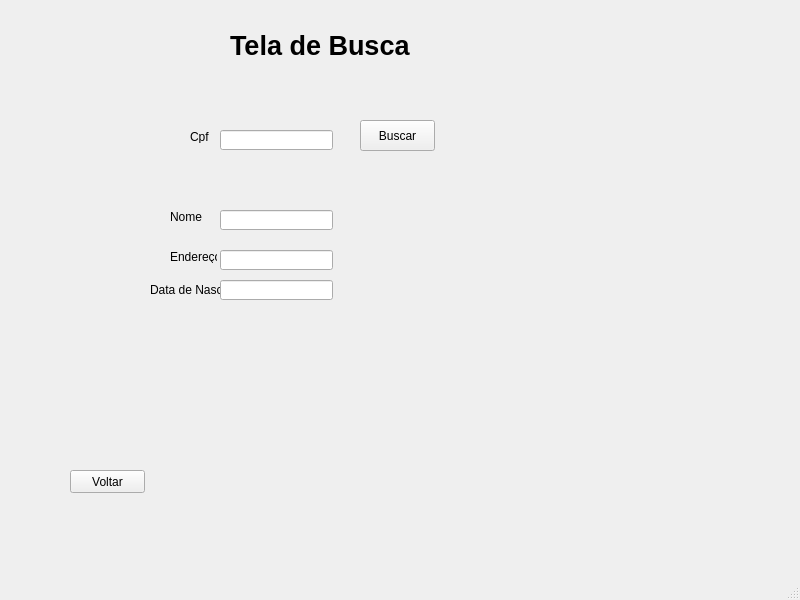
<?xml version="1.0" encoding="UTF-8"?>
<ui version="4.0">
 <class>MainWindow</class>
 <widget class="QMainWindow" name="MainWindow">
  <property name="geometry">
   <rect>
    <x>0</x>
    <y>0</y>
    <width>800</width>
    <height>600</height>
   </rect>
  </property>
  <property name="windowTitle">
   <string>MainWindow</string>
  </property>
  <widget class="QWidget" name="centralwidget">
   <widget class="QLabel" name="label">
    <property name="geometry">
     <rect>
      <x>190</x>
      <y>130</y>
      <width>47</width>
      <height>13</height>
     </rect>
    </property>
    <property name="text">
     <string>Cpf</string>
    </property>
   </widget>
   <widget class="QPushButton" name="pushButton">
    <property name="geometry">
     <rect>
      <x>360</x>
      <y>120</y>
      <width>75</width>
      <height>31</height>
     </rect>
    </property>
    <property name="text">
     <string>Buscar</string>
    </property>
   </widget>
   <widget class="QLabel" name="label_2">
    <property name="geometry">
     <rect>
      <x>170</x>
      <y>210</y>
      <width>47</width>
      <height>13</height>
     </rect>
    </property>
    <property name="text">
     <string>Nome</string>
    </property>
   </widget>
   <widget class="QLabel" name="label_3">
    <property name="geometry">
     <rect>
      <x>170</x>
      <y>250</y>
      <width>47</width>
      <height>13</height>
     </rect>
    </property>
    <property name="text">
     <string>Endereço</string>
    </property>
   </widget>
   <widget class="QLabel" name="label_4">
    <property name="geometry">
     <rect>
      <x>150</x>
      <y>280</y>
      <width>71</width>
      <height>20</height>
     </rect>
    </property>
    <property name="text">
     <string>Data de Nasc</string>
    </property>
   </widget>
   <widget class="QLabel" name="label_5">
    <property name="geometry">
     <rect>
      <x>230</x>
      <y>30</y>
      <width>191</width>
      <height>31</height>
     </rect>
    </property>
    <property name="font">
     <font>
      <pointsize>20</pointsize>
      <weight>75</weight>
      <bold>true</bold>
     </font>
    </property>
    <property name="text">
     <string>Tela de Busca</string>
    </property>
   </widget>
   <widget class="QPushButton" name="pushButton_2">
    <property name="geometry">
     <rect>
      <x>70</x>
      <y>470</y>
      <width>75</width>
      <height>23</height>
     </rect>
    </property>
    <property name="text">
     <string>Voltar</string>
    </property>
   </widget>
   <widget class="QLineEdit" name="lineEdit">
    <property name="geometry">
     <rect>
      <x>220</x>
      <y>130</y>
      <width>113</width>
      <height>20</height>
     </rect>
    </property>
   </widget>
   <widget class="QLineEdit" name="lineEdit_2">
    <property name="geometry">
     <rect>
      <x>220</x>
      <y>210</y>
      <width>113</width>
      <height>20</height>
     </rect>
    </property>
   </widget>
   <widget class="QLineEdit" name="lineEdit_3">
    <property name="geometry">
     <rect>
      <x>220</x>
      <y>250</y>
      <width>113</width>
      <height>20</height>
     </rect>
    </property>
   </widget>
   <widget class="QLineEdit" name="lineEdit_4">
    <property name="geometry">
     <rect>
      <x>220</x>
      <y>280</y>
      <width>113</width>
      <height>20</height>
     </rect>
    </property>
   </widget>
  </widget>
  <widget class="QMenuBar" name="menubar">
   <property name="geometry">
    <rect>
     <x>0</x>
     <y>0</y>
     <width>800</width>
     <height>21</height>
    </rect>
   </property>
  </widget>
  <widget class="QStatusBar" name="statusbar"/>
 </widget>
 <resources/>
 <connections/>
</ui>
